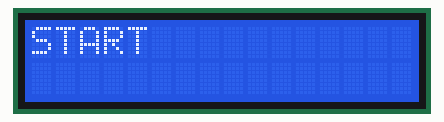
This sketch was run on a simulated Arduino Uno, built for the host (arithmetic inside an expression is 32-bit, double 64-bit). On the bench: 16×2 character LCD. WiFi joins after 1.5 s; servers stay silent unless stated; what the sketch prints to the serial monitor is not drawn.

Above: at 0.1 s.
At 1.78 s:
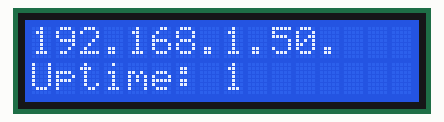
At 11.1 s:
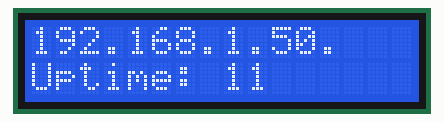
At 20.1 s:
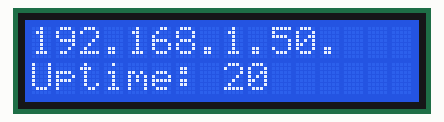
At 29.1 s:
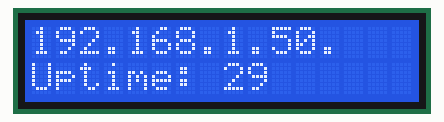
At 39.1 s:
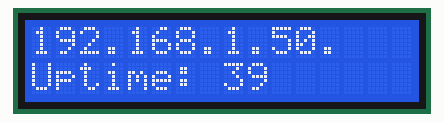

Measured:
- what the display in image 1 shows lasts 0.4 s, from 1.6 s to 2.0 s
- what the display in image 2 shows lasts 1.0 s, from 11.0 s to 12.0 s

The sketch:

DHCP-16x2LCD.ino
```cpp
#include <LiquidCrystal.h>
#include <SPI.h>
#include <Ethernet.h>

LiquidCrystal lcd(7, 6, 5, 4, 3, 2);
// You have to take care of the pin layout, it might conflict with the Ethernet shield's layout.
// See example code

byte mac[] = {
  0x00, 0xAA, 0xBB, 0xCC, 0xDE, 0x02
};

EthernetClient client;

void setup() {

  lcd.begin(16, 2);
  lcd.print("START");

  Serial.begin(9600);
  while (!Serial) {
    ; // wait for serial port to connect. Needed for native USB port only
  }

  if (Ethernet.begin(mac) == 0) {
    Serial.println("Failed to configure Ethernet using DHCP");
    // no point in carrying on, so do nothing forevermore:
    for (;;)
      ;
  }

  printIPAddress();
}

void loop() {

  switch (Ethernet.maintain())
  {
    case 1:
      //renewed fail
      Serial.println("Error: renewed fail");
      break;

    case 2:
      //renewed success
      Serial.println("Renewed success");

      //print your local IP address:
      printIPAddress();
      lcd.setCursor(0, 1);
      break;

    case 3:
      //rebind fail
      Serial.println("Error: rebind fail");
      break;

    case 4:
      //rebind success
      Serial.println("Rebind success");

      //print your local IP address:
      printIPAddress();
      break;

    default:

      lcd.setCursor(0, 1);
      lcd.print("Uptime: ");
      lcd.print(millis() / 1000);

      break;

  }
}

void printIPAddress()
{
  lcd.clear();
  Serial.print("My IP address: ");
  for (byte thisByte = 0; thisByte < 4; thisByte++) {
    // print the value of each byte of the IP address:
    Serial.print(Ethernet.localIP()[thisByte], DEC);
    Serial.print(".");
    lcd.print(Ethernet.localIP()[thisByte], DEC);
    lcd.print(".");
  }

  Serial.println();
}
```
